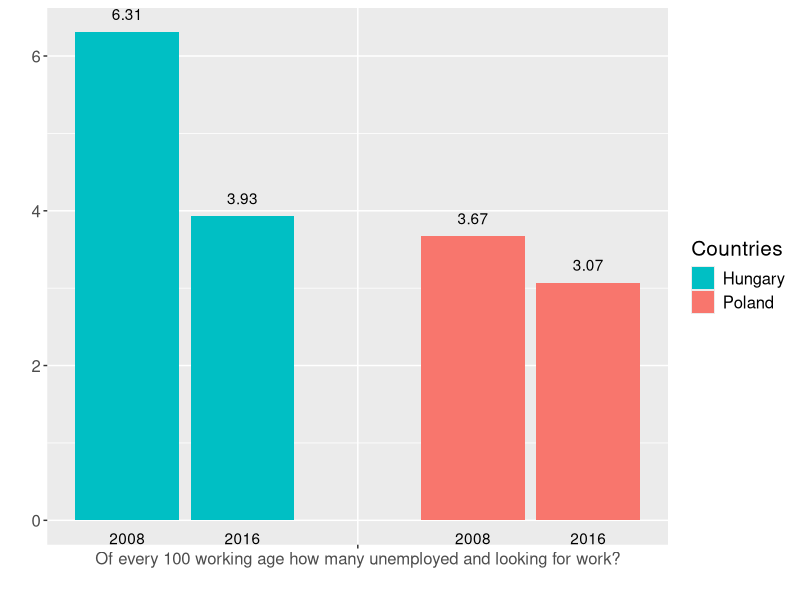
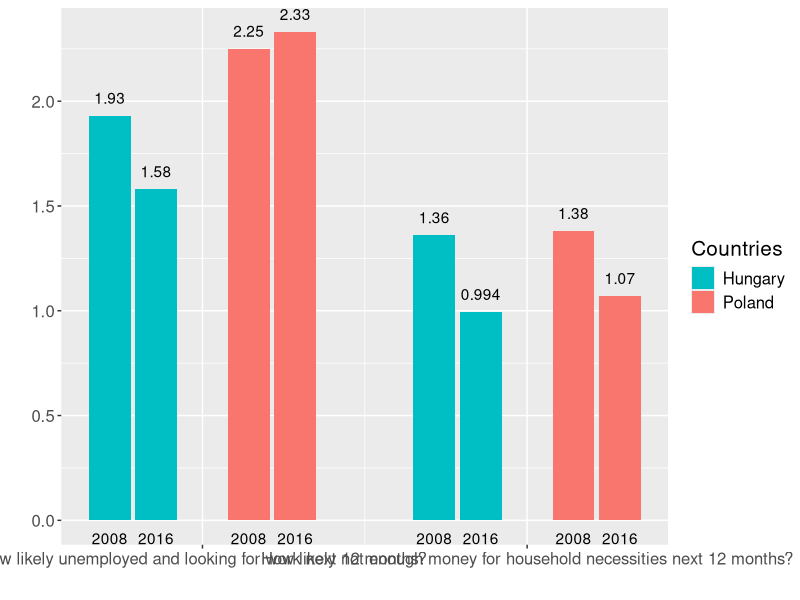

Reproduce these figures in R, in order.
install.packages("ggplot2")
library(ggplot2)

## question 1

labels <- rep(c(2008, 2016), 2)
questions <- c("Of every 100 working age how many unemployed and looking for work?")

q1Data <- data.frame(
  x=labels,
  q = c(6.31, 3.93, 3.67, 3.07)
)
x.seq <- c(1,2,4,5)

colors <- c("#f7bb3d","#f7bb3d","#cd5038","#cd5038")
ggplot(data=transform(q1Data, x=x.seq), aes(x=x, y=q, fill=colors)) +
  geom_histogram(stat = "identity") + labs(x="", y="") +
  scale_x_discrete(breaks = NULL) +
  geom_text(aes(x=x.seq, y=q1Data$q, label=q1Data$q), vjust=-1) +
  geom_text(aes(x=x.seq, y=0, label=labels), vjust=2) +
  scale_x_continuous(breaks=c(mean(x.seq[1:4])), labels=questions) +
  theme(text = element_text(size=15)) +
  scale_fill_discrete(name="Countries",
                      breaks=c("#f7bb3d", "#cd5038"),
                      labels=c("Hungary", "Poland"))


## question 2 & 3

labels <- rep(c(2008, 2016), 4)
questions <- c("How likely unemployed and looking for work next 12 months?", "How likely not enough money for household necessities next 12 months?")

q23Data <- data.frame(
  x=labels,
  q = c(1.93, 1.58, 2.25, 2.33, 1.36, 0.994, 1.38, 1.07)
)
x.seq <- c(1,2,4,5,8,9,11,12)

colors <- rep(c("#f7bb3d","#f7bb3d","#cd5038","#cd5038"), 2)
ggplot(data=transform(q23Data, x=x.seq), aes(x=x, y=q, fill=colors)) +
  geom_histogram(stat = "identity") + labs(x="", y="") +
  scale_x_discrete(breaks = NULL) +
  geom_text(aes(x=x.seq, y=q23Data$q, label=q23Data$q), vjust=-1) +
  geom_text(aes(x=x.seq, y=0, label=labels), vjust=2) +
  scale_x_continuous(breaks=c(mean(x.seq[1:4]), mean(x.seq[5:8])), labels=questions) +
  theme(text = element_text(size=15)) +
  scale_fill_discrete(name="Countries",
                    breaks=c("#f7bb3d", "#cd5038"),
                    labels=c("Hungary", "Poland"))